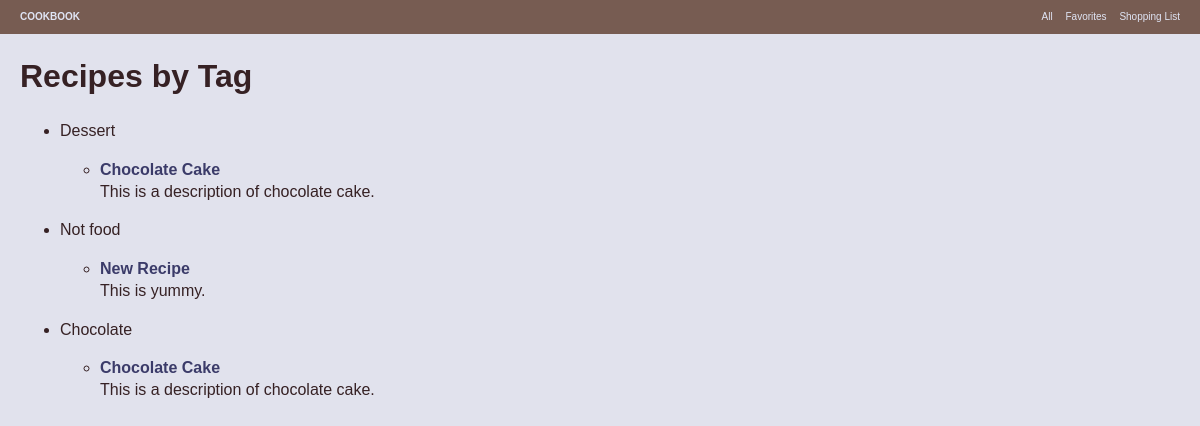
Before: /recipes-by-tag/ with the older database file.
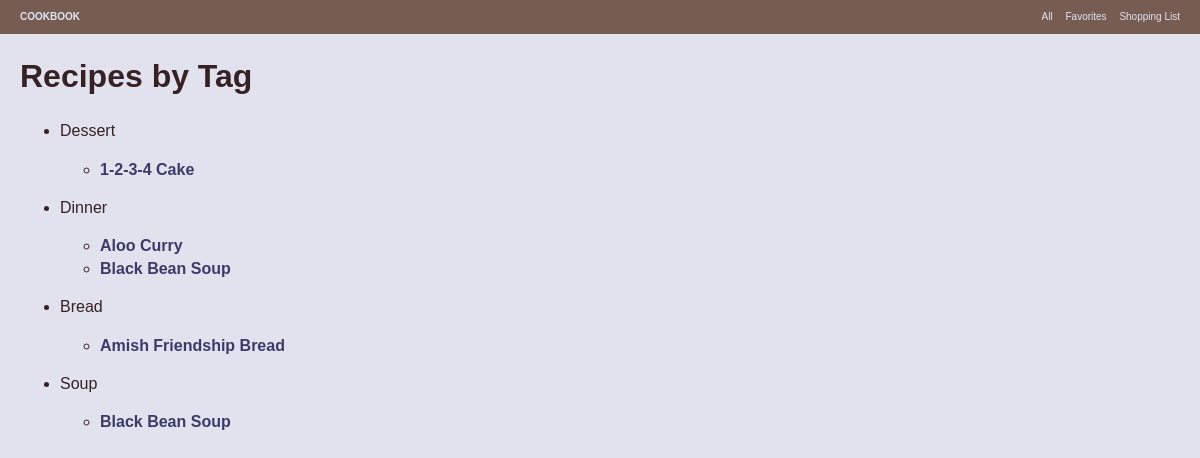
After: the same page with the newer database file.
### cookbook/models.py (models this page shows, shortened)
class RecipeTag(models.Model):
    name = models.CharField(max_length=50)

class Recipe(models.Model):
    title = models.CharField(max_length=200)
    description = models.TextField(null=True, blank=True)
    slug = models.SlugField()
    favorite_by = models.ManyToManyField(User, blank=True)
    recipe_tags = models.ManyToManyField(RecipeTag, blank=True)
    related_recipes = models.ManyToManyField('self', blank=True)
    original_source = models.TextField(null=True, blank=True)

### cookbook/views.py (the view)
# urls.py: url(r'^recipes-by-tag/$', 'cookbook.views.index_by_tag'),
def index_by_tag(request):
    all_tags = RecipeTag.objects.all()
    user = request.user
    return render_to_response('recipes/index_by_tag.html', {'all_tags': all_tags, 'user': user})

### templates/recipes/index_by_tag.html (shortened to what this page needs)
{% extends "base.html" %}
{% block main_content %}
<h1>Recipes by Tag</h1>
<ul>
{% for t in all_tags %}
  <li>{{ t.name }}
    <ul>
    {% for r in t.recipe_set.all %}
      <li><strong><a href="/recipes/{{ r.slug }}/" title="{{ r.title }}">{{ r.title }}</a></strong>
      <br>
      {{ r.description }}</li>
    {% endfor %}
    </ul>
  </li>
{% endfor %}
</ul>
{% endblock %}

### templates/base.html (shortened to what this page needs)
<!doctype html>
 <html class="no-js" lang="en">
<head>
  <link rel="stylesheet" href="/static/css/style.css">
</head>
<body>
  <header class="clearfix">
    <h1><a href="/">Cookbook</a></h1>
    {% include "navigation.html" %}
  </header>
  <div role="main" id="main_content">
    {% block main_content %}{% endblock %}
  </div>
</body>
</html>

### templates/navigation.html
<ul id="main_nav">
  <li><a href="/">All</a></li>
  <li><a href="{% if user.is_authenticated %}/recipes/favorites/{% else %}/admin/{% endif %}">Favorites</a></li>
  <li><a href="{% if user.is_authenticated %}/shopping-list/{% else %}/admin/{% endif %}">Shopping List</a></li>
</ul>

### static/css/style.css (style rules this page uses)
article, aside, details, figcaption, figure, footer, header, hgroup, nav, section { display: block; }
html { font-size: 100%; -webkit-text-size-adjust: 100%; -ms-text-size-adjust: 100%; }
html, button, input, select, textarea { font-family: sans-serif; color: #222; }
body { margin: 0; font-size: 1em; line-height: 1.4; }
a { color: #00e; }
b, strong { font-weight: bold; }
ul, ol { margin: 1em 0; padding: 0 0 0 40px; }
body { background-color: #E1E2ED; color: #362124; }
header { padding: 10px 20px; color: #C5C6D4; background-color: #775C52; }
header a, header a:hover, header a:visited { color: #E0E5F5; text-decoration: none; }
header h1 { font-size: 10px; text-transform: uppercase; float: left; margin: 0; padding: 0; }
header h1 a { text-decoration: none; }
header #main_nav { float: right; margin: 0; padding: 0; font-size: 10px; }
header #main_nav li { display: inline; padding-left: 10px; list-style-type: none; }
#main_content { padding: 20px; }
#main_content a, #main_content a:visited, #main_content a:hover { color: #3B3B69; text-decoration: none; }
#main_content h1 { margin-top: 0; }
.clearfix:before, .clearfix:after { content: ""; display: table; }
.clearfix:after { clear: both; }
.clearfix { *zoom: 1; }

Changed rows visible on the page:
removed Recipe: title "Chocolate Cake", description "This is a description of chocolate cake."
removed Recipe: title "New Recipe", description "This is yummy.", shown under RecipeTag "Not food"
added Recipe: title "1-2-3-4 Cake", shown under RecipeTag "Dessert"
changed RecipeTag: name "Not food" → "Dinner"
added Recipe: title "Aloo Curry", shown under RecipeTag "Dinner"
added Recipe: title "Black Bean Soup"
changed RecipeTag: name "Chocolate" → "Bread"
added Recipe: title "Amish Friendship Bread", shown under RecipeTag "Bread"
added RecipeTag: name "Soup"
